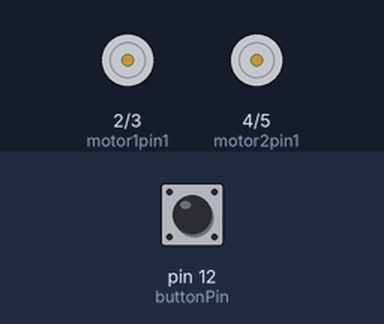
Simulated run of this sketch. Board: Arduino Uno, built with avr-gcc and run on an emulated ATmega328P. Parts: motor-driver pin pairs drawn as motors (green arrow = first pin HIGH = forward, orange = second pin HIGH = backward, longer = more drive, scaled by the enable pin). The test bench sets the inputs (shaded band); at power-on: pin 12 (buttonPin) HIGH. What the sketch prints to the serial monitor is not drawn.

Above: at 1.2 s.
1.3 s: pin 12 (buttonPin) pulled LOW for 0.15 s
At 1.8 s:
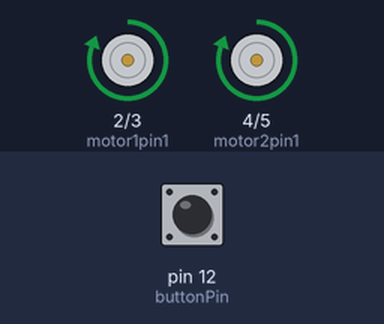
Timing chart, 0 to 4.3 s (numbered marks = the images above; inputs shaded):
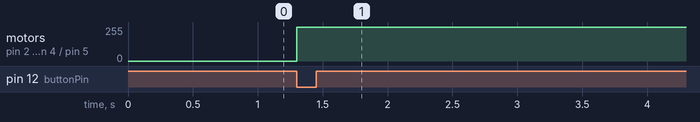

Measured:
- after the input at 1.3 s, motor on pin 2 (motor1pin1) / pin 3 (motor1pin2), motor on pin 4 (motor2pin1) / pin 5 (motor2pin2): stopped → forward 255/255 at once

The sketch:

DistanceControl.ino
```cpp
// Motor control pins
// Motor control pins
int motor1pin1 = 2;  // Connect to IN1 on the motor driver
int motor1pin2 = 3;  // Connect to IN2 on the motor driver
int motor2pin1 = 4;  // Connect to IN3 on the motor driver
int motor2pin2 = 5;  // Connect to IN4 on the motor driver
int enA = 9;         // Connect to ENA on the motor driver (PWM pin for Motor 1)
int enB = 10;        // Connect to ENB on the motor driver (PWM pin for Motor 2)

// Button pin
const int buttonPin = 12;
int buttonState = 0; // Variable for reading the pushButton status

// Encoder pins
const int encoder1PinA = 6; // Encoder Channel A (Yellow wire)
const int encoder1PinB = 7; // Encoder Channel B (White wire)

// Encoder tick counter
volatile long encoder1Ticks = 0;

// Wheel and encoder parameters
const float wheelDiameter = 0.065; // Wheel diameter in meters (6.5 cm)
const float wheelCircumference = 3.14159 * wheelDiameter; // Circumference in meters
const int ticksPerRevolution = 12; // Encoder ticks per revolution (12 for RK 370CA-2470)
const float distancePerTick = wheelCircumference / ticksPerRevolution; // Distance per tick

// Fixed distance to travel (20 inches = 0.508 meters)
const float targetDistance = 0.508; // Distance in meters

// Motor control variables
bool isMoving = false; // Flag to track if the motors are moving

// Encoder interrupt function
void updateEncoder1() {
  if (digitalRead(encoder1PinB) == HIGH) {
    encoder1Ticks++; // Increment ticks if encoder B is HIGH
  } else {
    encoder1Ticks--; // Decrement ticks if encoder B is LOW
  }
}

void setup() {
  // Set motor control pins as outputs
  pinMode(motor1pin1, OUTPUT);
  pinMode(motor1pin2, OUTPUT);
  pinMode(motor2pin1, OUTPUT);
  pinMode(motor2pin2, OUTPUT);
  pinMode(enA, OUTPUT);
  pinMode(enB, OUTPUT);
  pinMode(buttonPin, INPUT);

  // Set encoder pins as inputs
  pinMode(encoder1PinA, INPUT);
  pinMode(encoder1PinB, INPUT);

  // Attach encoder interrupt
  attachInterrupt(digitalPinToInterrupt(encoder1PinA), updateEncoder1, RISING);

  // Enable the motor driver
  digitalWrite(enA, HIGH); // Enable Motor 1
  digitalWrite(enB, HIGH); // Enable Motor 2

  // Initialize Serial communication for debugging
  Serial.begin(9600);
  Serial.println("Press the button to start moving 20 inches.");
}

void loop() {
  // Check button state
  buttonState = digitalRead(buttonPin);
  if (buttonState == LOW && !isMoving) {
    isMoving = true; // Set flag to indicate motors are moving
    encoder1Ticks = 0; // Reset encoder counter

    // Move both motors forward
    digitalWrite(motor1pin1, HIGH);
    digitalWrite(motor1pin2, LOW);
    digitalWrite(motor2pin1, HIGH);
    digitalWrite(motor2pin2, LOW);
  }

  // Check if the desired distance has been traveled
  if (isMoving) {
    float distanceTraveled = encoder1Ticks * distancePerTick;
    if (distanceTraveled >= targetDistance) {
      // Stop both motors
      digitalWrite(motor1pin1, LOW);
      digitalWrite(motor1pin2, LOW);
      digitalWrite(motor2pin1, LOW);
      digitalWrite(motor2pin2, LOW);

      // Reset variables
      isMoving = false;
      Serial.println("20 inches reached. Motors stopped.");
    }
  }
}
```
